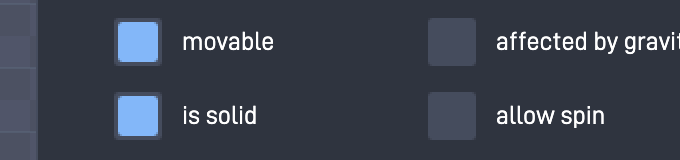
#> input picture fonte/provas/painel_fisica.png, 680 x 160 px
$ python prova_caixinha.py
#> lines starting #> are read from the running program, lines starting #| are printed output that depends on the picture
### fonte/rs.py
#!/usr/bin/env python3
# -*- coding: utf-8 -*-
"""Ferramenta para inspecionar e operar o Roblox Studio em laço fechado:
   agir → capturar → ler por OCR → conferir."""
import subprocess, time, os, re, sys, tempfile
import Quartz
from PIL import Image

SP = os.environ.get("RS_TMP") or tempfile.gettempdir()
APP = "Google Chrome"
PROC_ESPERADO = ("Google Chrome",)


class TelaCega(Exception):
    """A captura nao mostra a tela: sessao bloqueada, monitor dormindo, ou
       janela que devolveu quadro preto. NUNCA seguir em frente lendo isto —
       o OCR le vazio e o robo age no escuro."""


# [42 lines left out: functions tela_bloqueada, _quadro_cego, janelas, principal, not called in this run]


def dialogos():
    """Janelas pequenas de camada 0 ou acima — caixas de diálogo."""
    return [j for j in janelas() if 150 < j["w"] <= 1000 and 80 < j["h"] <= 900]


# ───────────────────────────── captura ─────────────────────────────

# [33 lines left out: function captura, not called in this run]


# ─────────────────────────────── OCR ───────────────────────────────

def ocr(arquivo=None, regiao=None, psm="11", idioma="por+eng", escala=2, limiar=None):
    """Devolve [(texto, x, y, w, h)] em pixels DA IMAGEM.
       regiao = (x0,y0,x1,y1) em fração 0..1.

       `limiar` binariza ANTES de ler: tudo acima dele vira texto preto, o
       resto vira branco. E obrigatorio quando o recorte e grande e quase
       todo vazio — o painel do editor com duas linhas de codigo. Medido:
       sem binarizar, o tesseract le ZERO palavra num recorte de 1650x915
       com uma linha de codigo clara no alto, e le as quatro palavras
       quando o mesmo recorte e so o topo. O limiar tira a dependencia do
       tamanho do vazio. Default None = como sempre foi, para nao mexer em
       quem ja estava lendo certo."""
#> called with arquivo = 'provas/painel_fisica.png', regiao = (0.45, 0.05, 1, 0.9), psm = '6', idioma = 'por+eng', escala = 1
    arquivo = arquivo or f"{SP}/rs_cap.png"
    im = Image.open(arquivo).convert("L")
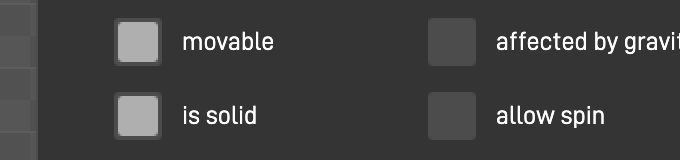
#> im: PIL image 680x160 L; min 52, max 255, mean 63.8
    W, H = im.size
#> W = 680; H = 160
    ox = oy = 0
    if regiao:
        x0, y0, x1, y1 = regiao
        ox, oy = int(x0 * W), int(y0 * H)
#> ox = 306; oy = 8
        im = im.crop((ox, oy, int(x1 * W), int(y1 * H)))
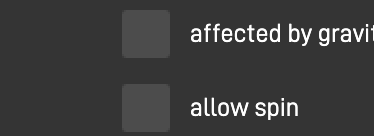
#> im: PIL image 374x136 L; min 52, max 255, mean 61.2
    if escala != 1:
        im = im.resize((im.width * escala, im.height * escala), Image.LANCZOS)
    if limiar is not None:
        im = im.point(lambda v: 0 if v > limiar else 255)
    # NOME POR PROCESSO. Era um so, fixo, e duas coisas minhas OCR-ando ao mesmo
    # tempo liam a imagem UMA DA OUTRA: eu salvava aqui, o outro processo
    # salvava por cima, e o tesseract lia o recorte errado. Nao da erro — da
    # uma leitura plausivel de outra tela.
    #
    # Foi assim que a captura da Aula 2 pintou o ceu no lugar errado: o campo
    # `FFFFFF` do painel `Game Levels` foi lido como estando onde esta o nome
    # do nivel, a cor foi digitada no campo do NOME, e vinte fotos sairam de um
    # jogo branco com o passo 3 jurando que o ceu estava pintado. Medido: a
    # MESMA chamada, no MESMO arquivo, devolveu (1296,1298) e (1080,1298) em
    # dois processos que rodaram juntos.
    p = f"{SP}/_ocr_{os.getpid()}.png"; im.save(p)
    r = subprocess.run(["tesseract", p, "-", "-l", idioma, "--psm", psm, "tsv"],
                       capture_output=True, text=True)
    itens = []
    for linha in r.stdout.splitlines()[1:]:
        c = linha.split("\t")
        if len(c) < 12:
            continue
        txt = c[11].strip()
        try:
            conf = float(c[10])
        except ValueError:
            continue
        if not txt or conf < 45:
            continue
        x, y, w, h = (int(c[6]), int(c[7]), int(c[8]), int(c[9]))
        itens.append((txt, ox + x // escala, oy + y // escala, w // escala, h // escala))
    return itens


def texto(arquivo=None, regiao=None, psm="11"):
    return " · ".join(t for t, *_ in ocr(arquivo, regiao, psm))


# [7 lines left out: function acha, not called in this run]


# ────────────────────────── mouse e teclado ────────────────────────

_MOTOR_DE_PE = None


# [212 lines left out: functions _motor_de_pe, _exige_bancada_instalada, _evento_mouse, clique_tela, clique_img, tecla and 10 more, not called in this run]


def roda_img(px, py, cliques=5, escala=2.0, janela=None):
    j = janela or principal()
    roda(j["x"]+px/escala, j["y"]+py/escala, cliques)


_ENERGIA = {"quando": 0.0, "ok": None}


# [12 lines left out: function na_tomada, not called in this run]


class SemTomada(Exception):
    """A energia externa caiu no meio da captura — parar e dizer."""


class SaiuDoAr(Exception):
    """O Studio deixou de ser a janela da frente — abortar antes de clicar."""


# [40 lines left out: functions confere, seguro, clique_direito_tela, not called in this run]


def clique_direito_img(px, py, escala=2.0, janela=None):
    j = janela or principal()
    return clique_direito_tela(j["x"] + px/escala, j["y"] + py/escala)


# [22 lines left out: functions clique_lento, area_de_transferencia, cola, not called in this run]


ESQ, DIR, CIMA, BAIXO = 123, 124, 126, 125


# [38 lines left out: functions texto_do_editor, escreve_codigo, not called in this run]


ESQ, DIR, CIMA, BAIXO = 123, 124, 126, 125

TECLAS = {"a":0,"s":1,"d":2,"f":3,"h":4,"g":5,"z":6,"x":7,"c":8,"v":9,"b":11,
          "q":12,"w":13,"e":14,"r":15,"y":16,"t":17,"o":31,"u":32,"i":34,"p":35,
          "l":37,"j":38,"k":40,"n":45,"m":46,
          "1":18,"2":19,"3":20,"4":21,"5":23,"6":22,"7":26,"8":28,"9":25,"0":29,
          " ":49,"-":27,"=":24,".":47,",":43}


# O que sai com SHIFT em cima de outra tecla. Medido com uma sonda tecla a
# tecla num campo de texto da propria pagina: estes codigos caem no mapa
# AMERICANO, mesmo com o teclado do sistema em ABNT2.
COM_SHIFT = {"!": 18, "@": 19, "#": 20, "$": 21, "%": 23, "&": 26, "*": 28,
             "(": 25, ")": 29, "?": 44, ":": 41, '"': 39, "+": 24, "_": 27}


# [43 lines left out: functions digita_teclas, saida_contem, segura_tecla, not called in this run]


SIMB = {"(": (25, True), ")": (29, True), '"': (39, True), ":": (41, True),
        ".": (47, False), "=": (24, False), "_": (27, True), "+": (24, True),
        ">": (47, True), "-": (27, False), ",": (43, False)}


# [124 lines left out: functions digita_codigo, tecla_rapida, _botao_correr, comando_lua, linha_da_saida, not called in this run]


# A ESCADA de (escala, limiar) do OCR. Os limiares ALTOS (130, 170) entraram
# no dia em que a aula passou a pintar o ceu: o fundo da mesa de blocos deixou
# de ser quase preto e virou azul-acinzentado medio, e o limiar 90 passou a
# afogar o titulo branco dos blocos. Medido na mesma foto: com limiar None o
# tesseract devolve 23 itens de lixo; com 110 a 170, le `RestartGame` limpo.
#
# E os degraus de 200 entraram na noite da Aula 2: a escada toda parava em 170,
# e com isso TODO rotulo branco sobre BOTAO AZUL do Flowlab era invisivel —
# `Browse`, `Blocks`, `Characters`, `Objects`, `Terrain`, `Town`, e o nome do
# pacote quando ele esta SELECIONADO. Medido na mesma foto: em 170 nenhum
# aparece, em 190 todos aparecem. O azul tem brilho ~130, perto demais do
# limiar para o branco se separar dele.
#
# O caso que isso custou: `abre_grade_sprite` procurava 'Flowlab Sprites' e
# nao achava — porque o pacote ja estava ABERTO, e aberto quer dizer azul. O
# erro saia como "nao achei na biblioteca de sprites" com o nome aceso na tela.
# Um rotulo mudar de legibilidade ao ser SELECIONADO e a mesma armadilha de
# identificar coisa por cor: o que muda nao e o texto, e o fundo.
ESCADA = ((1, None), (1, 90), (1, 130), (1, 170), (2, None), (2, 90),
          (2, 140), (3, 90), (1, 150), (2, 200), (1, 200))


def ocr_forte(arquivo=None, regiao=None, psm="6", idioma="por+eng", escada=ESCADA):
    """OCR que tenta uma ESCADA de (escala, limiar) e devolve a primeira leitura
       com conteudo.

       Existe porque ampliar nem sempre ajuda: com a pagina em 150% e a tela
       Retina, o titulo de um bloco do Flowlab ja chega com 40 px de altura, e
       em escala=2 o tesseract devolve LISTA VAZIA para um texto que eu leio a
       olho nu. Em escala=1, le na hora. O contrario acontece com o rotulo de
       pino, minusculo, que so aparece ampliado. Entao: escada, nao um numero."""
    for escala, limiar in escada:
        itens = ocr(arquivo, regiao=regiao, psm=psm, idioma=idioma,
                    escala=escala, limiar=limiar)
        if itens:
            return itens
    return []


# [226 lines left out: functions tem_texto, _por_linha, _corte_de_ocr, _prefixo_cortado, palavras_do_trecho, procura_forte and 3 more, not called in this run]

### fonte/comum.py
#!/usr/bin/env python3
# -*- coding: utf-8 -*-
"""Ajudantes que TODA aula do curso usa: a grade do nivel, os pontos medidos
   da tela, e os gestos (nomear, pintar, marcar caixinha, mexer no controle
   deslizante, fechar painel) com as suas armadilhas ja resolvidas.

   Cada aula importa daqui e so escreve o que e dela. Antes isto vivia dentro
   da cap1.py; com doze aulas pela frente, copiar seria garantir que uma delas
   envelhecesse sozinha."""
import os, sys, time, json
sys.path.insert(0, os.path.dirname(os.path.abspath(__file__)))
import rs, nav, editor, blocos

# A BANCADA. Com `BANCADA=1` no ambiente, as pecas de entrada e captura passam
# a falar com um Chrome fora da tela, em vez do mouse e do teclado do sistema.
# Fica aqui porque toda aula importa `comum`, e porque so vale depois de `rs`,
# `nav`, `editor` e `blocos` ja estarem carregados — a troca e nos objetos de
# modulo, que sao os mesmos para todo mundo.
import bancada
bancada.liga_se_pedido()

D = "aula1"          # a aula que esta sendo capturada; cada capN.py muda isto


# [5 lines left out: function pasta, not called in this run]


GRADE_X, GRADE_Y, CELULA = 958, 415, 64


def celula(c, r):
    """Centro da celula (coluna, linha) em pixels da tela."""
    return (GRADE_X + CELULA * c + CELULA // 2, GRADE_Y + CELULA * r + CELULA // 2)


# [95 lines left out: functions folha_do_nivel, enquadra_nivel, calibra_grade, not called in this run]


LINHA_CHAO = 8
LINHA_ANDAR = 7
COL_JOGADOR = 6
COL_MOEDA = 8
COLS_CHAO = list(range(5, 15))

BALDE = (229, 358)
PALETA = {"azul": (2786, 535), "amarelo": (2786, 390), "verde": (2700, 460),
          "vermelho": (2855, 320)}
SPRITE_AREAS = [(1456, 781), (1456, 413), (1456, 1148)]
SPRITE_OK = (140, 1560)
AZUL_OK = (126, 168, 224)
OK_PAINEL = (1772, 1200)

ETAPAS = []


def etapa(fn):
    ETAPAS.append(fn); return fn


class A:
    url = None

    # [51 lines left out: functions guarda_url, cap, reg, gesto, not called in this run]


CLIQUES = []            # onde a maquina clicou desde o ultimo `gesto`


# [100 lines left out: functions clique, _ponto_do_ok, fecha_painel_objeto, pinta, nomeia, abre_sprite, not called in this run]


# O painel do objeto nasce do LADO da casa clicada: para um objeto do meio da
# tela ele abre a direita, para um da beirada esquerda (a lava, que comeca na
# coluna 1) ele abre a ESQUERDA. Procurar so na metade direita fazia o
# 'movable' da lava "nao existir".
PAINEL = [(0.45, 0.05, 1.0, 0.9), (0.0, 0.05, 0.55, 0.9), None]


def _acha_no_painel(alvo, arquivo):
    for regiao in PAINEL:
        p = nav.acha_texto(alvo, arquivo=arquivo, regiao=regiao)
        if p:
            return p
    return None


# As duas caras de uma caixinha do painel de fisica, medidas na tela:
CAIXA_MARCADA   = (131, 183, 249)      # azul
CAIXA_DESMARCADA = (69, 76, 93)        # cinza (o fundo do painel e 47,52,63)


# [118 lines left out: functions _caixinha, marca_caixa, onde_estou, not called in this run]


LARGURA_LINHA_PAINEL = 700   # do rotulo ao numero da mesma linha, medido


# [227 lines left out: functions le_numero_do_painel, _numero_do_painel, arrasta_slider, confere_fase, maior_mancha, nomeia_tipo, not called in this run]


LINK_FISICA = (108, 170, 233)      # o azul claro do texto "Physics >"


# [93 lines left out: function abre_fisica, not called in this run]


# ─────────────────────────── sprites de verdade ───────────────────────────
#
# Ate a Aula 3 todo objeto era um QUADRADO PINTADO com a latinha. Funcionava e
# era facil de medir, mas um jogo de quadrados azuis nao motiva ninguem de 10
# anos — e o Flowlab tem sete bibliotecas de sprite embutidas:
#
#   Flowlab Sprites (ENDESGA)  Blocks · Characters · Objects · Terrain · Town
#   Kenney Sprites             1 Bit · 1 Bit Platformer · Tiny Dungeon · …
#   Sproutland (Cupnooble)     Animals · Characters · Farming · Terrain · …
#   Sodacoma · Gustavo (Ships · Projectiles · Misc.) · PixelPizza UI · Cute Planet
#
# O gesto e: `Browse` → `< Menu` → pacote → sub-pacote → clicar no boneco.
#
# A LISTA SE REORGANIZA conforme o pacote aberto, entao pacote e sub-pacote se
# acham pelo TEXTO. So a grade de bonecos e por coordenada, e ela e regular.

GRADE_SPRITE = (2307, 180, 87, 89)      # x0, y0, passo em x, passo em y


# [395 lines left out: functions linhas_da_grade, _botao_menu, _subpacotes, abre_grade_sprite, espera_grade_sprite, clica_sprite and 9 more, not called in this run]

### fonte/nav.py
#!/usr/bin/env python3
# -*- coding: utf-8 -*-
"""Dirige o Google Chrome para capturar o Flowlab: navega, espera a pagina
   ASSENTAR, captura a janela e le por OCR.

   Por que nao um navegador automatizado separado: a conta do Flowlab esta
   logada no Chrome DELE. Um Chrome novo com perfil proprio entraria deslogado,
   e as capturas do curso tem de ser do editor de verdade — do mesmo jeito que
   as do curso de Roblox sao do Studio de verdade.

   Duas coisas que este arquivo nao faz, e que custaram caro no curso de
   Roblox:
   - nao supoe que a pagina carregou depois de um sleep: `espera_parar` compara
     quadros ate a tela ficar quieta;
   - nao escolhe a janela por 'a maior' nem por 'a primeira'. As duas listas de
     janelas do Chrome DISCORDAM (para o sistema a do Flowlab era a primeira,
     para o AppleScript a da frente era um PDF): eu navegaria numa e
     fotografaria a outra. A janela se casa pelo TITULO da aba."""
import os, subprocess, time, sys
import Quartz
from PIL import Image, ImageChops

sys.path.insert(0, os.path.dirname(os.path.abspath(__file__)))
import rs

APP = "Google Chrome"
ALVO = "flowlab.io"

LISTA_JANELAS = '''tell application "Google Chrome"
 set saida to ""
 repeat with i from 1 to (count of windows)
  set b to bounds of window i
  set saida to saida & i & "\t" & (URL of active tab of window i) & "\t" & ¬
   ((item 3 of b) - (item 1 of b)) & "x" & ((item 4 of b) - (item 2 of b)) & linefeed
 end repeat
 return saida
end tell'''

LEVANTA = '''tell application "Google Chrome" to set index of window %d to 1'''


# [97 lines left out: functions osa, foca, janela, _janela1, cap_bruta, not called in this run]


def endereco():
    out, _ = osa('tell application "Google Chrome" to get URL of active tab of front window')
    return out


def titulo():
    out, _ = osa('tell application "Google Chrome" to get title of active tab of front window')
    return out


def carregando():
    out, _ = osa('tell application "Google Chrome" to get loading of active tab of front window')
    return out.strip().lower() == "true"


# [51 lines left out: functions vai, captura, espera_parar, not called in this run]


def texto_da_tela(regiao=None, limiar=None, psm="6"):
    a, _ = captura(f"/tmp/_nav_ocr_{os.getpid()}.png")
    return " ".join(t for t, *_ in rs.ocr_forte(a, regiao=regiao, psm=psm))


def acha_texto(alvo, regiao=None, limiar=None, psm="6", arquivo=None):
    """(x, y) em pixels da imagem do primeiro texto que casa, ou None.
       Junta as palavras da mesma linha antes de comparar: o OCR quebra
       'My Games' em duas."""
    a = arquivo or captura(f"/tmp/_nav_ocr_{os.getpid()}.png")[0]
    alvo = alvo.lower()
    itens = (rs.ocr(a, regiao=regiao, psm=psm, escala=2, limiar=limiar)
             if limiar is not None else rs.ocr_forte(a, regiao=regiao, psm=psm))
    linhas = {}
    for t, x, y, w, h in itens:
        linhas.setdefault(round(y / 14), []).append((x, t, y, w, h))
    for _, palavras in sorted(linhas.items()):
        palavras.sort()
        junto = " ".join(p[1] for p in palavras).lower()
        if alvo in junto:
            # AS PALAVRAS DO TRECHO, nao a primeira da linha. O alvo pode vir
            # partido em dois pedacos de OCR, e ai a primeira palavra da linha
            # aponta para outro campo — no painel `Game Levels` isso devolvia o
            # campo do NOME do nivel quando eu procurava o campo da COR.
            achadas = rs.palavras_do_trecho(
                [(t, x, y, w, h) for x, t, y, w, h in palavras], junto, alvo)
            x0 = min(p[1] for p in achadas)
            x1 = max(p[1] + p[3] for p in achadas)
            y0 = min(p[2] for p in achadas)
            y1 = max(p[2] + p[4] for p in achadas)
            return ((x0 + x1) // 2, (y0 + y1) // 2)
    # a leitura por linhas usa UMA escala; se nao achou, percorro a escada
    achado = rs.procura_forte(alvo, a, regiao=regiao, psm=psm)
    if achado:
        t, x, y, w, h = achado
        return (x + w // 2, y + h // 2)
    return None


# [19 lines left out: functions clica_texto, olha, not called in this run]


# [6 lines that do not run on import are left out]


# [54 lines left out: functions acha_cor, clica_cor, not called in this run]


# A janela do Chrome COMECA abaixo da barra de favoritos (medido: a janela vai
# de y=155 a 956 em pontos de tela, e a barra de favoritos fica em ~137). Ou
# seja, a captura por retangulo da janela ja e so a pagina. O guarda abaixo so
# recusa clique fora da janela — e ele mesmo me corrigiu: quando bloqueou o
# botao legitimo 'New Game' em y=268, ficou provado que o WhatsApp que apareceu
# no meio da sessao foi o DONO usando o computador, nao um clique meu perdido.
TOPO_PAGINA = 24


# [12 lines left out: function clique_seguro, not called in this run]


def esta_no_flowlab():
    return ALVO in (endereco() or "")


# [32 lines left out: functions garante_flowlab, cap_tela, not called in this run]


# (pergunta do dialogo, botao que eu clico). Atencao a ESCOLHA: em "sair do
# site" eu sigo em frente, mas em "atualizar o site" eu CANCELO — recarregar no
# meio da montagem joga fora o que ainda nao foi salvo.
# Cada dialogo diz qual botao segue em frente: "principal" (o azul, que o
# Chrome aciona com Enter) ou "secundario" (o cinza, que o Esc aciona).
DIALOGOS = [("sair do site", "principal"), ("leave site", "principal"),
            ("sair da pagina", "principal"),
            ("atualizar o site", "secundario"), ("reload site", "secundario"),
            # dialogo do macOS que as minhas teclas repetidas disparam
            ("ativar o ditado", "secundario"), ("enable dictation", "secundario")]


# [28 lines left out: function fecha_dialogo, not called in this run]

### fonte/bancada.py
#!/usr/bin/env python3
# -*- coding: utf-8 -*-
"""A BANCADA: o mesmo curso, capturado num navegador que NAO e a tela dele.

   Por que existe: enquanto a captura rodava, eu dirigia o mouse e o teclado do
   sistema — e o Julio nao podia usar o proprio computador. Isso custava mais
   caro do que qualquer token. O `bancada/motor.mjs` sobe um Chrome de verdade
   posicionado fora da area visivel e manda clique e tecla pelo protocolo do
   navegador: a janela nao precisa de foco, e a tela fica livre.

   O truque que faz isso sair barato: a janela da bancada tem o MESMO tamanho
   da que eu fotografava (1470x802 com retina 2x = foto de 2940x1604). Toda
   coordenada ja medida — a grade do nivel, a paleta de cores, o OK do painel,
   os deslocamentos dos pinos — continua valendo sem recalibrar nada.

   Como ligar:
       node fonte/bancada/motor.mjs &          # sobe a bancada
       BANCADA=1 python3 fonte/cap4.py         # a captura usa ela

   Sem `BANCADA=1`, tudo continua funcionando como antes, pela tela.
"""
import json, os, sys, time, urllib.request, urllib.error

PORTA = int(os.environ.get("BANCADA_PORTA", "8765"))
BASE = f"http://127.0.0.1:{PORTA}"
AREA = {"id": 0, "nome": "bancada", "x": 0, "y": 0, "w": 1470, "h": 802, "camada": 0}


# [20 lines left out: functions ligada, _chama, not called in this run]


# ─── de codigo de tecla do macOS para nome de tecla do navegador ───
# O mapa antigo era de codigo CRU, e era ele que nao sabia escrever '!' nem
# acento. Aqui o navegador recebe o NOME da tecla e digita de verdade.
TECLAS = {123: "ArrowLeft", 124: "ArrowRight", 125: "ArrowDown", 126: "ArrowUp",
          36: "Enter", 48: "Tab", 53: "Escape", 51: "Backspace", 49: " ",
          0: "a", 6: "z", 8: "c", 9: "v", 7: "x", 45: "n", 15: "r",
          # o resto das letras que uma aula pode pedir numa tecla de jogo
          1: "s", 2: "d", 13: "w", 14: "e", 17: "t", 5: "g", 4: "h",
          38: "j", 40: "k", 37: "l", 11: "b", 46: "m", 3: "f", 12: "q",
          16: "y", 31: "o", 32: "u", 34: "i", 35: "p"}


# [138 lines left out: functions _nome_tecla, instala, not called in this run]


def liga_se_pedido():
    """Chamado pelos modulos: liga a bancada se `BANCADA=1` e ela estiver de pe."""
    if os.environ.get("BANCADA") != "1":
        return False
    if not ligada():
        raise RuntimeError("BANCADA=1 mas o motor nao esta de pe — rode "
                           "`node fonte/bancada/motor.mjs &` antes")
    return instala()


# [2 lines that do not run on import are left out]

### fonte/prova_caixinha.py
#!/usr/bin/env python3
# -*- coding: utf-8 -*-
"""Prova, SEM TELA, que `comum._caixinha` acha a caixinha certa de cada rotulo
   do painel de fisica, e le se ela esta marcada.

   Por que existe: o deslocamento fixo de 90 px que eu usava antes so valia
   para `movable`. O rotulo e achado pelo CENTRO do texto, e o centro anda com
   o tamanho da palavra — para `affected by gravity` os 90 px caiam no FUNDO
   do painel, a leitura dava 'desmarcada', e a funcao voltava True sem ter
   clicado em nada. Guarda que aprova sem olhar e pior do que guarda nenhum.

       python3 fonte/prova_caixinha.py
"""
import os, sys
sys.path.insert(0, os.path.dirname(os.path.abspath(__file__)))
os.chdir(os.path.dirname(os.path.abspath(__file__)))
import comum

ARQUIVO = "provas/painel_fisica.png"
DX, DY = 640, 220                      # de onde o recorte foi tirado
# (rotulo, x da caixinha na captura inteira, marcada?)
CASOS = [("movable", 777, True),
         ("affected by gravity", 1097, False),
         ("is solid", 777, True),
         ("allow spin", 1093, False)]


def main():
    erros = []
    for rotulo, x_real, marcada in CASOS:
        p = comum._acha_no_painel(rotulo, ARQUIVO)
        if not p:
            erros.append(rotulo)
            print(f"  {rotulo:<22} nao achei o rotulo                 !! ERRADO")
            continue
        c = comum._caixinha(ARQUIVO, p)
        ok = bool(c) and c[2] == marcada and abs(c[0] - (x_real - DX)) <= 14
        if not ok:
            erros.append(rotulo)
        print(f"  {rotulo:<22} achei={c} esperava x~{x_real - DX} marcada={marcada}"
              f"  {'ok' if ok else '!! ERRADO'}")
    print(f"  {len(erros)} problema(s)")
    raise SystemExit(1 if erros else 0)


if __name__ == "__main__":
    main()
#> (the call stopped at in ocr, `r = subprocess.run(["tesseract", p, "-", "-l", idioma, "--psm", psm, "..`: subprocess is not available in this run)
